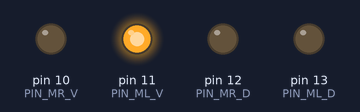
This sketch was run on a simulated Arduino Uno, built with avr-gcc and run on an emulated ATmega328P. Parts: output pins drawn as LEDs (lit = HIGH).

Above: at 0.1 s.
At 1.1 s:
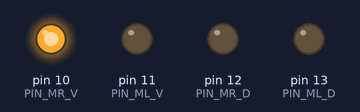
At 2.1 s:
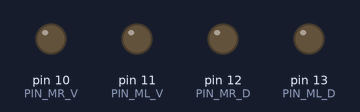
Timing chart, 0 to 3.6 s (numbered marks = the images above):
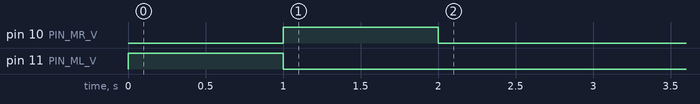

The sketch:

RCar_Test_Motor1.ino
```cpp
/********************************************//**
© 2021 branpie.com <branpiehelp@gmail.com>
Rapple Car
************************************************/
#define PIN_MR_V 10 //Motor Left Speed
#define PIN_ML_V 11 //Motor Right Speed
#define PIN_MR_D 12 //Motor Left Direction
#define PIN_ML_D 13 //Motor Right Direction
#define FD 0
#define BD 1
void setup() {
  // put your setup code here, to run once:
  pinMode(PIN_ML_V, OUTPUT);
  pinMode(PIN_MR_V, OUTPUT);
  pinMode(PIN_ML_D, OUTPUT);
  pinMode(PIN_MR_D, OUTPUT);
  //Left Motor Test
  digitalWrite(PIN_ML_D, FD);
  digitalWrite(PIN_ML_V, 100);
  delay(1000);
  digitalWrite(PIN_ML_V, 0);

  //Right Motor Test
  digitalWrite(PIN_MR_D, FD);
  digitalWrite(PIN_MR_V, 100);
  delay(1000);
  digitalWrite(PIN_MR_V, 0);
}

void loop() {
  // put your main code here, to run repeatedly:

}
```
